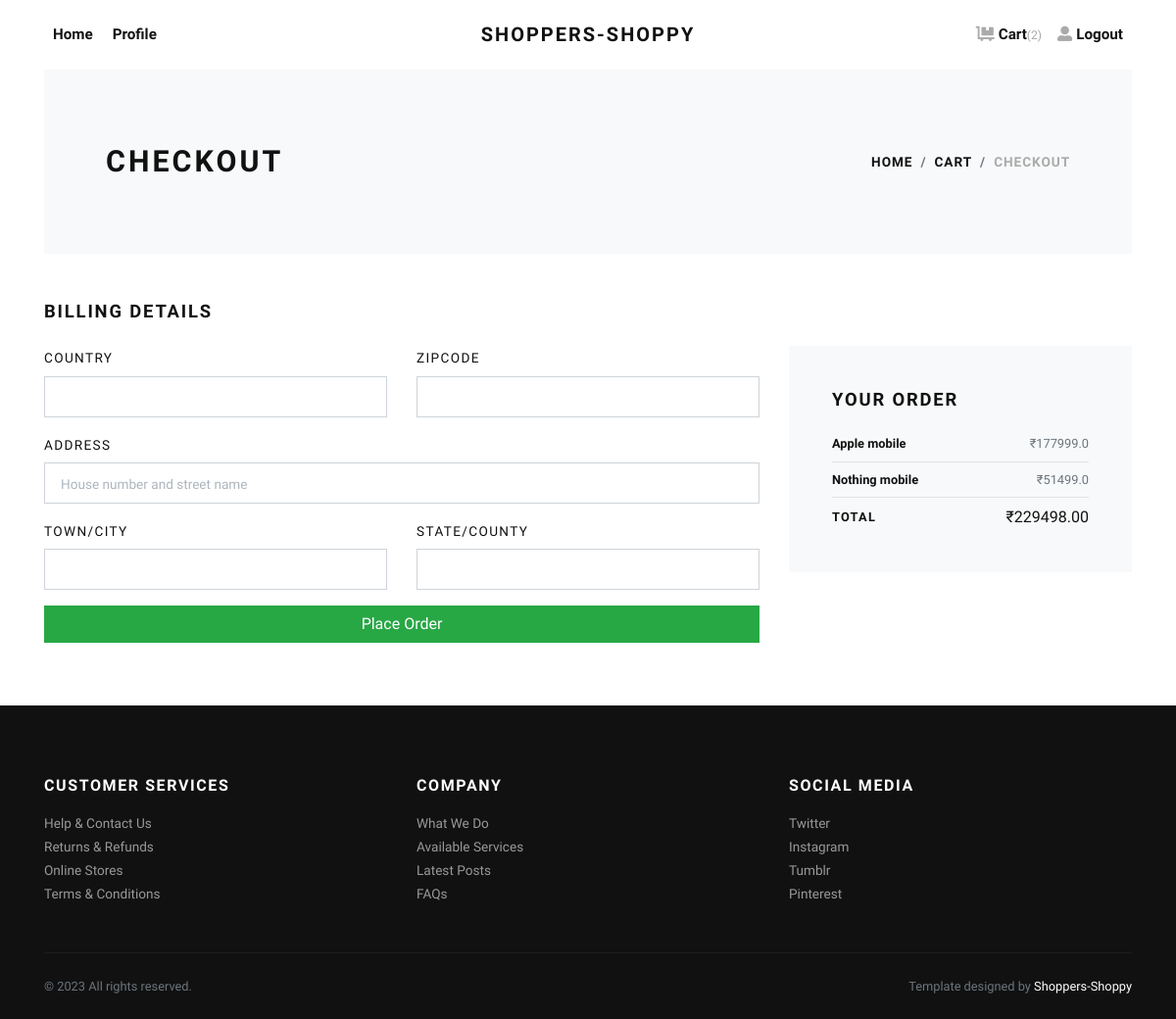
Before: /checkout/ (signed in) with the older database file.
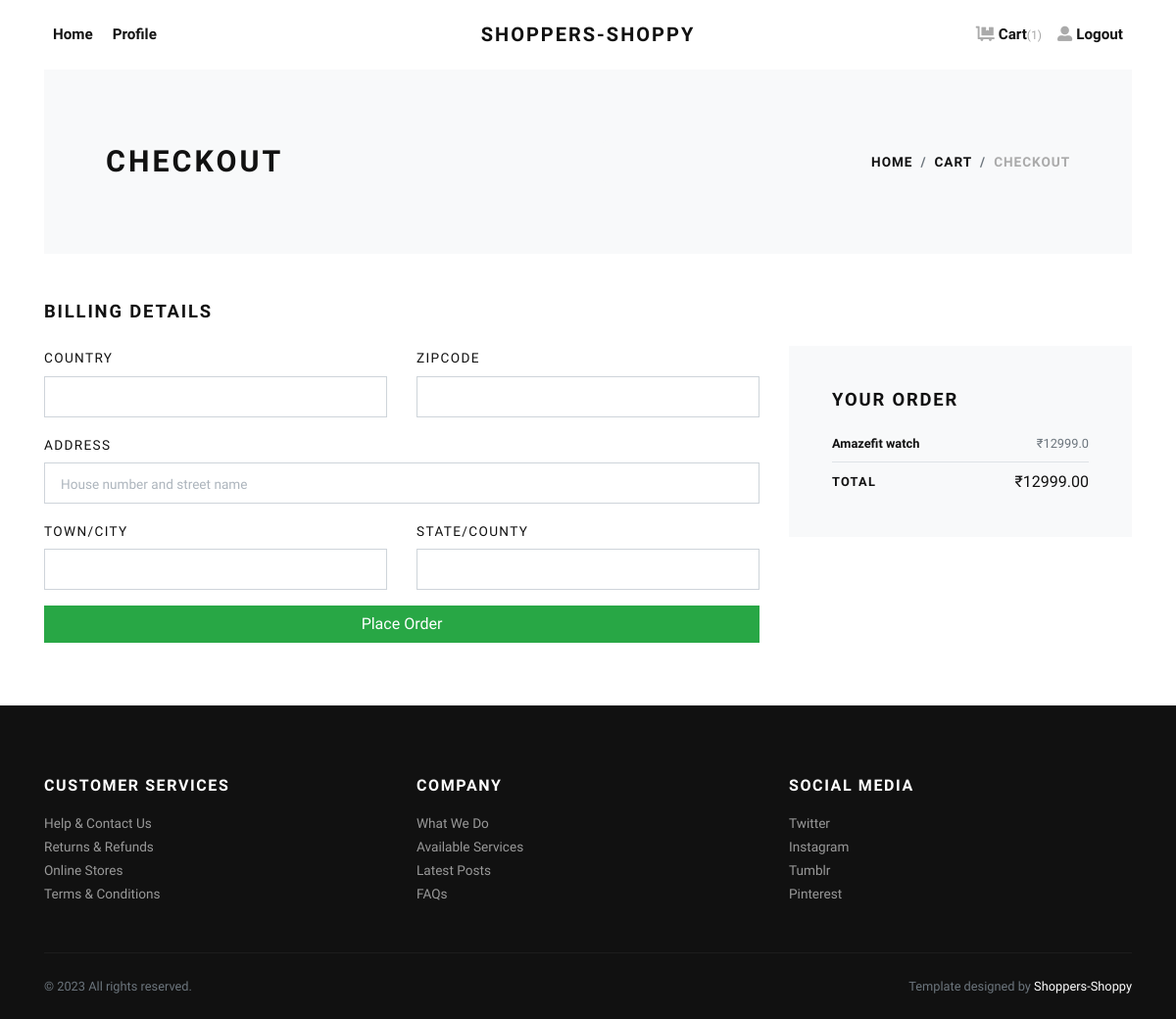
After: the same page with the newer database file.
### store/models.py (models this page shows, shortened)
class OrderItem(models.Model):
     product=models.ForeignKey(Product, on_delete=models.SET_NULL , null=True,blank=True)
     order=models.ForeignKey(Order,on_delete=models.SET_NULL,blank=True,null=True)
     quantity=models.IntegerField(default=0,null=True, blank=True )
     date_added=models.DateTimeField(auto_now_add=True)
     @property
     def get_total(self):
          total=self.product.price * self.quantity
          return total

class Product(models.Model):
     category=models.CharField(max_length=200,default='Default Category',null=True)
     brand=models.CharField(max_length=200,null=True)
     price=models.FloatField()
     description=models.TextField()
     image=models.ImageField(null=True,blank=True)
     image1=models.ImageField(null=True,blank=True,default='default.jpg')
     image2=models.ImageField(null=True,blank=True,default='default.jpg')
     image3=models.ImageField(null=True,blank=True,default='default.jpg')

class Order(models.Model):
     customer=models.ForeignKey(Customer,on_delete=models.SET_NULL,blank=True,null=True)
     date_ordered=models.DateTimeField(auto_now_add=True)
     complete=models.BooleanField(default=False,blank=False,null=True)
     transaction_id=models.CharField(max_length=100,null=True)
     @property
     def get_cart_total(self):
          orderitems=self.orderitem_set.all()
          total=sum([item.get_total for item in orderitems])
          return total
     @property
     def get_cart_items(self):
          orderitems=self.orderitem_set.all()
          total=sum([item.quantity for item in orderitems])
          return total

### store/views.py (the view)
# urls.py: path("checkout/",views.checkout,name="checkout-page"),
def checkout(request):
    data = cartData(request)
    cartItems = data['cartItems']
    order = data['order']
    items = data['items']
    context ={
        'items':items,
        'order':order,
        'cartItems':cartItems,
    }
    return render(request,"store/checkout.html",context)

### store/utils.py (called while the page is built)
def cartData(request):
    cartItems = 0
    if request.user.is_authenticated:
        customer = request.user.customer
        order, created = Order.objects.get_or_create(customer=customer, complete=False)
        items = order.orderitem_set.all()
        cartItems=order.get_cart_items
    else:
        cookieData = cookieCart(request)
        cartItems = cookieData['cartItems']
        order = cookieData['order']
        items = cookieData['items']
    return {'items': items, 'order': order, 'cartItems': cartItems}

### store/templates/store/checkout.html (shortened to what the changed rows need)
{% extends 'store/base.html' %}
{% load static %}
{% block content %}
    <div class="container">
      <section class="py-5 bg-light">
        <div class="container">
          <div class="row px-4 px-lg-5 py-lg-4 align-items-center">
            <div class="col-lg-6">
              <h1 class="h2 text-uppercase mb-0">Checkout</h1>
            </div>
          </div>
        </div>
      </section>
      <section class="py-5">
        <h2 class="h5 text-uppercase mb-4">Billing details</h2>
        <div class="row">
          <div class="col-lg-4">
            <div class="card border-0 rounded-0 p-lg-4 bg-light">
              <div class="card-body">
                <ul class="list-unstyled mb-0">
                    {% for item in items %}
                  <li class="d-flex align-items-center justify-content-between"><strong class="small font-weight-bold">{{item.product.brand}} {{item.product.category}}</strong><span class="text-muted small">₹{{item.product.price}}</span></li>
                  <li class="border-bottom my-2"></li>
                   {% endfor %}
                  <li class="d-flex align-items-center justify-content-between"><strong class="text-uppercase small font-weight-bold">Total</strong><span>₹{{ order.get_cart_total|floatformat:2 }}</span></li>
                </ul>
              </div>
            </div>
          </div>
        </div>
      </section>
    </div>
{% endblock content %}

Changed rows visible on the page:
no longer on this page (row unchanged): OrderItem: product.brand "Apple", product.category "mobile", product.price "177999.0"
no longer on this page (row unchanged): OrderItem: product.brand "Nothing", product.category "mobile", product.price "51499.0"
no longer on this page (row edited): Order: get_cart_total "229498.00"
added OrderItem: product.brand "Amazefit", product.category "watch", product.price "12999.0"
added Order: get_cart_total "12999.00"
Other visible differences:
{{ cartItems }}: "2" → "1"
